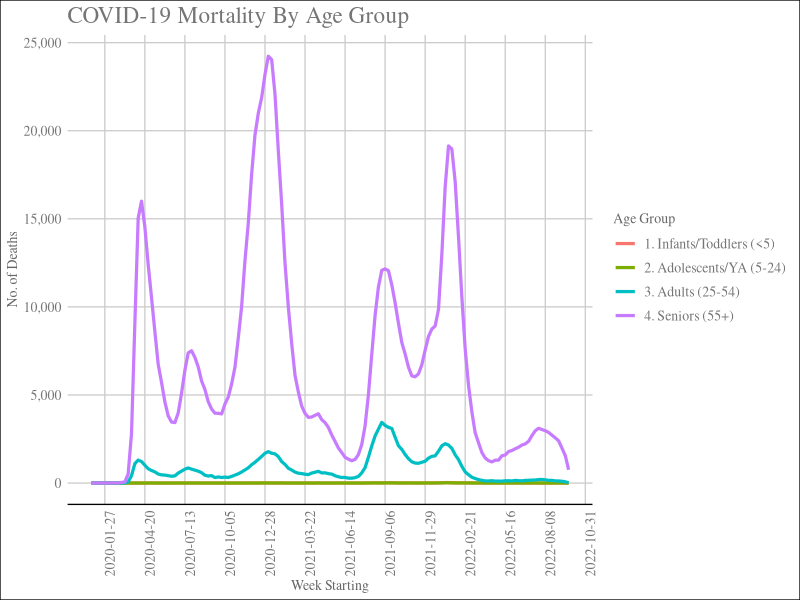
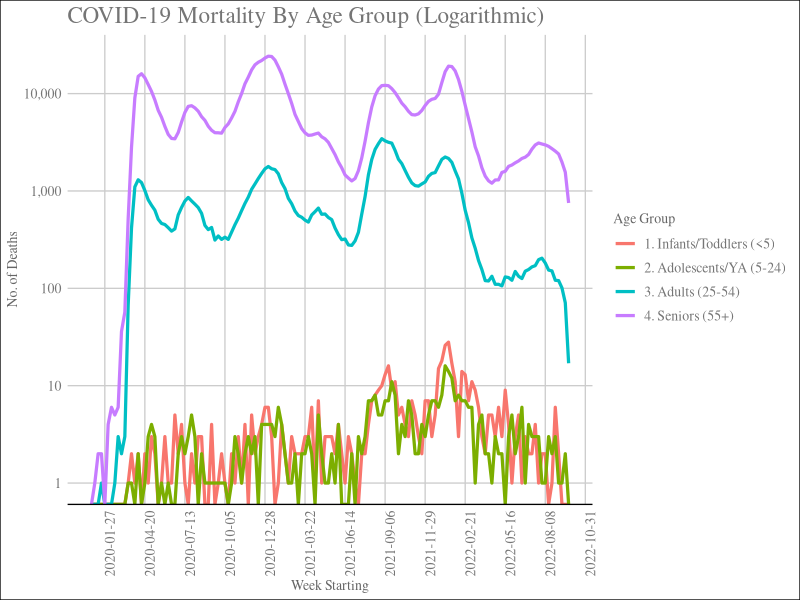
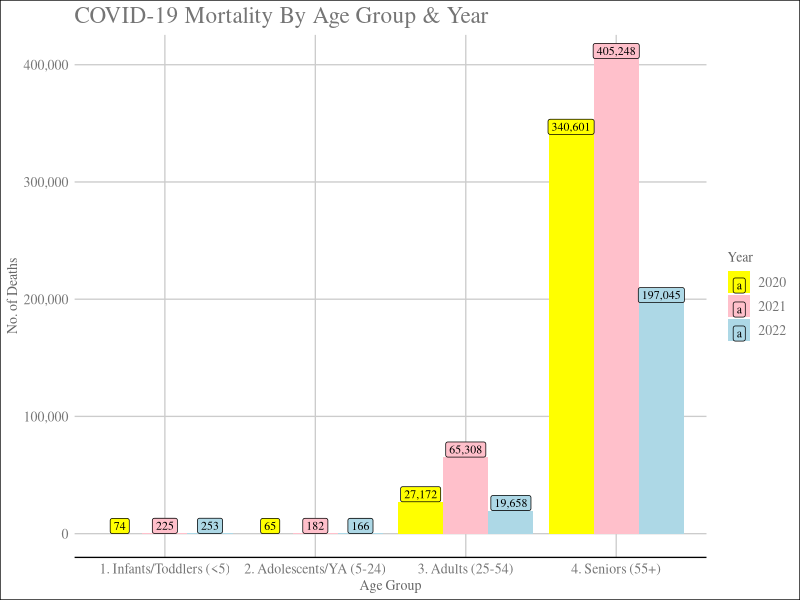
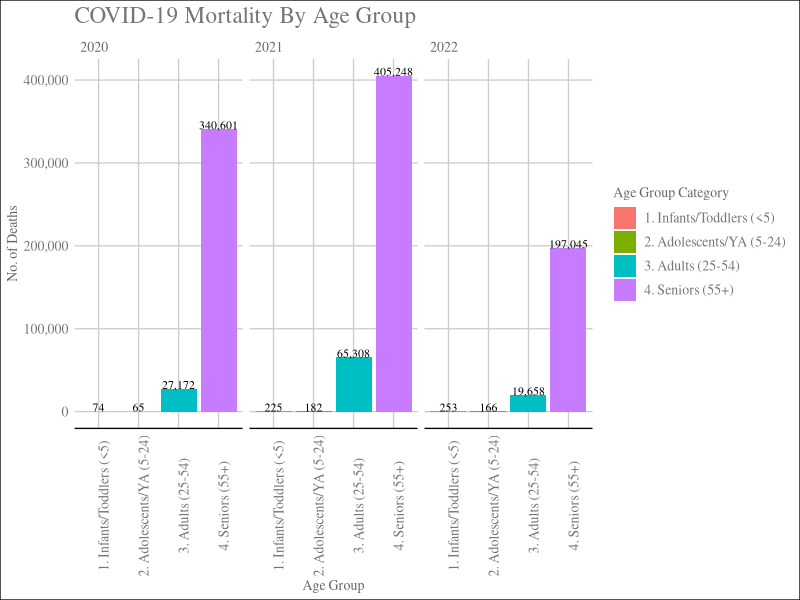
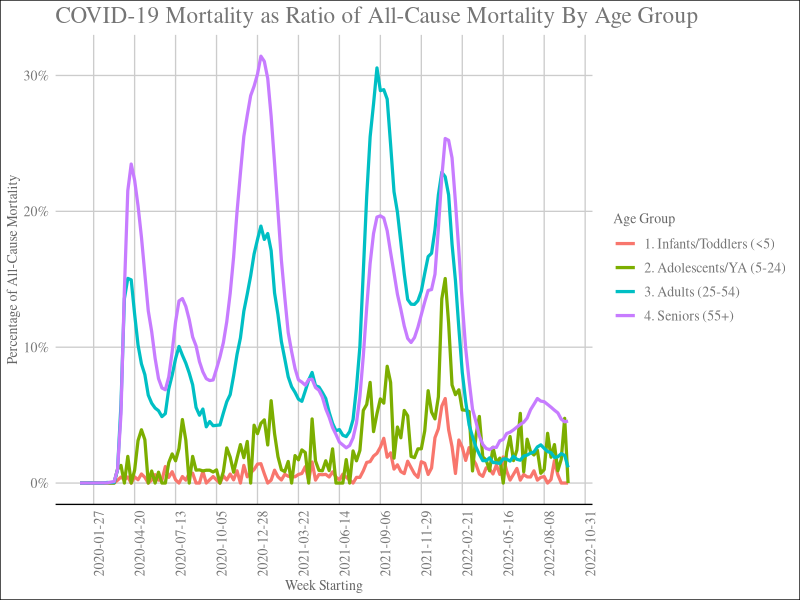
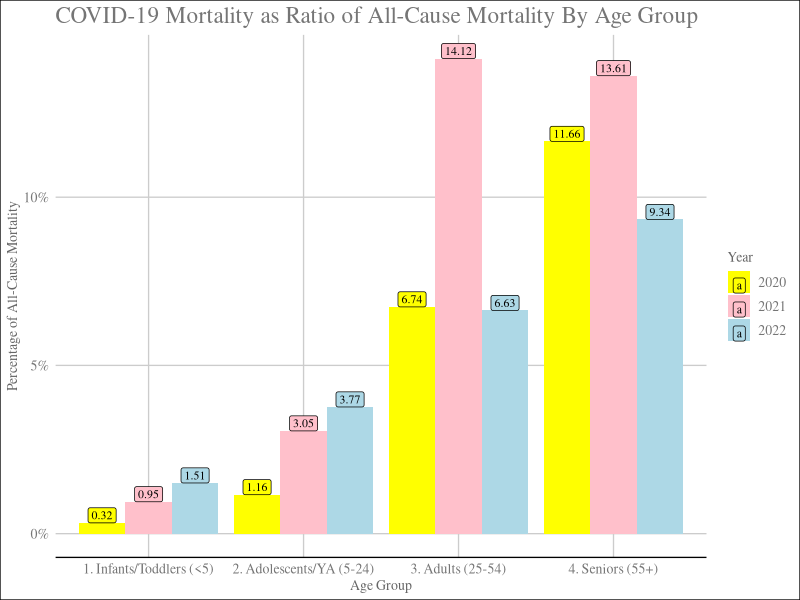
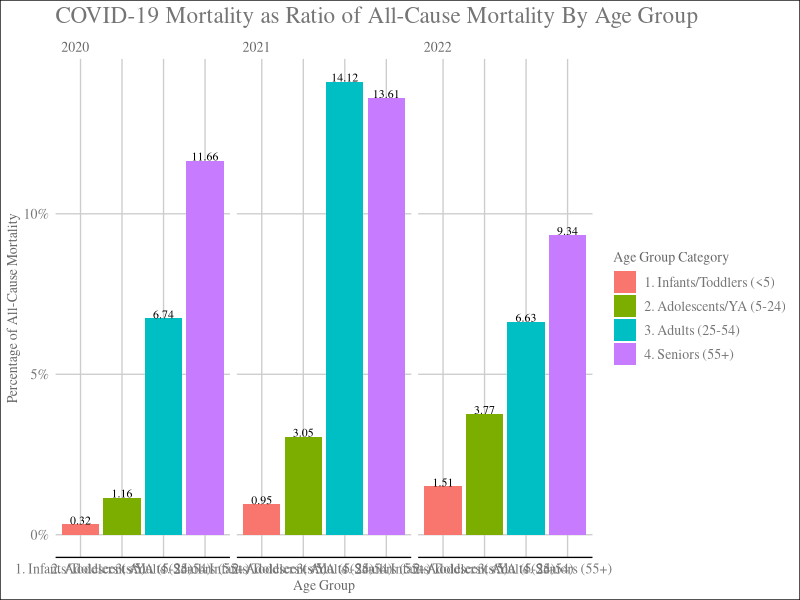
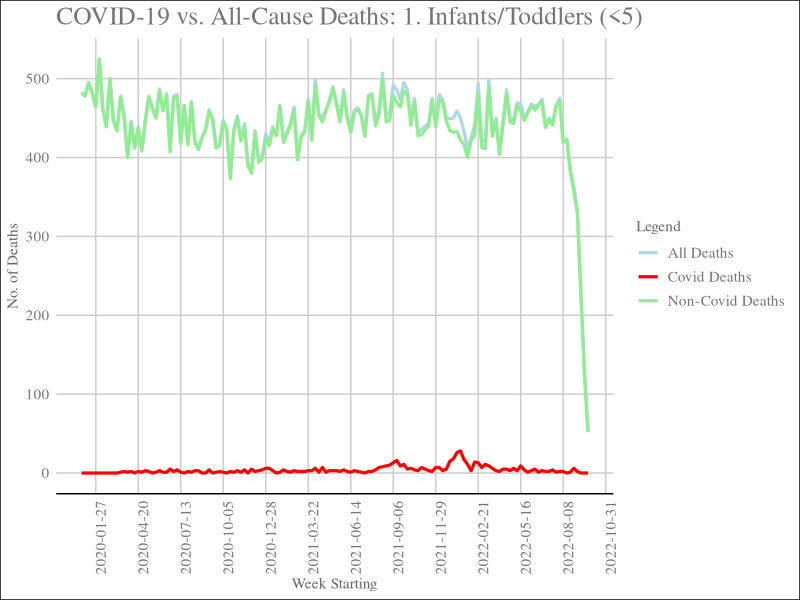

Write the R code that produced these figures, in order.
## ---- chunk 1
library(tidyverse)
library(ggthemes)
library(reshape2)
library(scales)

## ---- chunk 2
Calendar <- read_csv("Calendar.csv", 
  col_types = cols(
    Date = col_date(format = "%Y-%m-%d"), 
    Year = col_character(), 
    Month = col_integer(),
    `ISO Week` = col_integer(), 
    `Week Starting` = col_date(format = "%Y-%m-%d")
    )
  )

mortality_by_age_sex_week <- read_csv("Provisional_COVID-19_Deaths_by_Week__Sex__and_Age.csv",
  col_types = cols(
    `MMWR Week` = col_integer(),
    `End Week` = col_date(format = "%m/%d/%Y"),
    `Total Deaths` = col_integer(),
    `COVID-19 Deaths` = col_integer()
  )
)

## ---- chunk 3

mortality_df <- inner_join(mortality_by_age_sex_week, Calendar, by = c("End Week" = "Date"))

mortality_df <- mortality_df %>% filter(`Age Group` != "All Ages" & `Sex` == "All Sex")

mortality_df$`Age Group Category` <- "3. Adults (25-54)"
mortality_df$`Age Group Category`[mortality_df$`Age Group` %in% c("Under 1 year", "1-4 Years") ] <- "1. Infants/Toddlers (<5)"
mortality_df$`Age Group Category`[mortality_df$`Age Group` %in% c("5-14 Years", "14-24 Years") ] <- "2. Adolescents/YA (5-24)"
mortality_df$`Age Group Category`[mortality_df$`Age Group` %in% c("55-64 Years", "65-74 Years", "75-84 Years", "85 Years and Over") ] <- "4. Seniors (55+)"


## ---- chunk 4


mortality_df_weekly_total =  (mortality_df %>% 
                      group_by(`Week Starting`) %>%
                        summarize(
                          total_deaths_for_week = sum(replace_na(`Total Deaths`, 0)),
                          total_covid_deaths_for_week = sum(replace_na(`COVID-19 Deaths`,0))
                        )
                  )

mortality_df <- inner_join(mortality_df, mortality_df_weekly_total, by = c("Week Starting" = "Week Starting"))

mortality_df_weekly_total_age_group_category =  (mortality_df %>% 
                      group_by(`Age Group Category`, `Week Starting`) %>%
                        summarize(
                          total_covid_deaths_by_agc = sum(replace_na(`COVID-19 Deaths`,0)),
                          total_all_cause_deaths_by_agc = sum(replace_na(`Total Deaths`,0)),
                          total_all_non_covid_deaths_by_agc = total_all_cause_deaths_by_agc - total_covid_deaths_by_agc
                        )
                  )

mortality_df_yearly_total_age_group_category = (mortality_df %>% 
                      group_by(`Age Group Category`, `Year`) %>%
                        summarize(
                          total_covid_deaths = sum(replace_na(`COVID-19 Deaths`,0)),
                          total_all_cause_deaths = sum(replace_na(`Total Deaths`,0)),
                          covid_all_deaths_ratio = total_covid_deaths / total_all_cause_deaths,
                          covid_all_deaths_pct = round(covid_all_deaths_ratio * 100, digits = 2)
                        )
                  )

mortality_summary_df <- inner_join(mortality_df_weekly_total_age_group_category, 
                                   mortality_df_weekly_total, 
                                   by = c("Week Starting" = "Week Starting"))

mortality_summary_df$covid_all_deaths_ratio <- replace_na(
  mortality_summary_df$total_covid_deaths_by_agc / mortality_summary_df$total_all_cause_deaths_by_agc, 0)
mortality_summary_df$covid_all_deaths_pct <- mortality_summary_df$covid_all_deaths_ratio * 100

mortality_summary_df$covid_deaths_ratio <- replace_na(
  mortality_summary_df$total_covid_deaths_by_agc / mortality_summary_df$total_covid_deaths_for_week, 0)
mortality_summary_df$covid_deaths_pct <- mortality_summary_df$covid_deaths_ratio * 100


## ---- chunk 5

df_filtered <- mortality_summary_df 

## ---- chunk 6

p <- ggplot(df_filtered,
              mapping = aes(x=`Week Starting`,
                            y=total_covid_deaths_by_agc,
                            color=`Age Group Category`))

p <- p + geom_line(aes(color = `Age Group Category`), size = 1.1)

p <- p + labs(title = "COVID-19 Mortality By Age Group", 
              x = "Week Starting", 
              y = "No. of Deaths",
              color = "Age Group")
p <- p + scale_x_date(date_breaks = "12 weeks",
                      date_labels = "%Y-%m-%d")

p <- p + scale_y_continuous(label=comma)

p <- p + theme_gdocs(base_size = 10, base_family = "serif")
p <- p + theme(axis.text.x=element_text(angle=90))
p

## ---- chunk 7

p <- ggplot(df_filtered, 
              mapping = aes(x=`Week Starting`, 
                            y=total_covid_deaths_by_agc, 
                            color=`Age Group Category`)) 

p <- p + geom_line(aes(color = `Age Group Category`), size = 1.1)

p <- p + labs(title = "COVID-19 Mortality By Age Group (Logarithmic)", 
              x = "Week Starting", 
              y = "No. of Deaths",
              color = "Age Group")
p <- p + scale_x_date(date_breaks = "12 weeks",
                      date_labels = "%Y-%m-%d")

p <- p + scale_y_log10(label=comma)

p <- p + theme_gdocs(base_size = 10, base_family = "serif")
p <- p + theme(axis.text.x=element_text(angle=90))
p
## ---- chunk 8

p <- ggplot(mortality_df_yearly_total_age_group_category, 
              mapping = aes(x=`Age Group Category`, 
                            y=total_covid_deaths, 
                            fill=`Year`,
                            label=total_covid_deaths)) 

p <- p + geom_col(position="dodge")
p <- p + geom_label(aes(label=scales::comma(total_covid_deaths)), vjust=0, size=3, family="serif", position=position_dodge(width=.9))

p <- p + labs(title = "COVID-19 Mortality By Age Group & Year", 
              x = "Age Group", 
              y = "No. of Deaths")

p <- p + scale_y_continuous(label=comma)
p <- p + scale_fill_manual(values = c("yellow", "pink", "lightblue"))

p <- p + theme_gdocs(base_size = 10, base_family = "serif")
p


## ---- chunk 9

p <- ggplot(mortality_df_yearly_total_age_group_category, 
              mapping = aes(x=`Age Group Category`, 
                            y=total_covid_deaths, 
                            fill=`Age Group Category`,
                            label=total_covid_deaths)) 

p <- p + geom_col(position="dodge")
p <- p + geom_text(aes(label=scales::comma(total_covid_deaths)), vjust=0, size=3, family="serif", position=position_dodge(width=.9))

p <- p + labs(title = "COVID-19 Mortality By Age Group", 
              y = "No. of Deaths",
              x = "Age Group")

p <- p + scale_y_continuous(label=comma)
p <- p + facet_wrap(Year~.)
p <- p + theme_gdocs(base_size = 10, base_family = "serif")
p <- p + theme(axis.text.x=element_text(angle=90))
p


## ---- chunk 10

p <- ggplot(df_filtered,
              mapping = aes(x=`Week Starting`,
                            y=covid_all_deaths_ratio,
                            color=`Age Group Category`))
p <- p + geom_line(aes(color = `Age Group Category`), size = 1.1)

p <- p + labs(title = "COVID-19 Mortality as Ratio of All-Cause Mortality By Age Group", 
              x = "Week Starting", 
              y = "Percentage of All-Cause Mortality",
              color = "Age Group")

p <- p + scale_x_date(date_breaks = "12 weeks",
                      date_labels = "%Y-%m-%d")

p <- p + scale_y_continuous(labels = function(x) paste0(x*100, "%"))

p <- p + theme_gdocs(base_size = 10, base_family = "serif")
p <- p + theme(axis.text.x=element_text(angle=90))
p

## ---- chunk 11

p <- ggplot(mortality_df_yearly_total_age_group_category, 
              mapping = aes(x=`Age Group Category`, 
                            y=covid_all_deaths_ratio, 
                            fill=`Year`,
                            label=covid_all_deaths_pct)) 

p <- p + geom_col(position="dodge")
p <- p + geom_label(vjust=0, size=3, family="serif", position=position_dodge(width=.9))

p <- p + labs(title = "COVID-19 Mortality as Ratio of All-Cause Mortality By Age Group", 
              x = "Age Group", 
              y = "Percentage of All-Cause Mortality")

p <- p + scale_y_continuous(labels = function(x) paste0(x*100, "%"))
p <- p + scale_fill_manual(values = c("yellow", "pink", "lightblue"))

p <- p + theme_gdocs(base_size = 10, base_family = "serif")
p


## ---- chunk 12

p <- ggplot(mortality_df_yearly_total_age_group_category, 
              mapping = aes(x=`Age Group Category`, 
                            y=covid_all_deaths_ratio, 
                            fill=`Age Group Category`,
                            label=covid_all_deaths_pct)) 

p <- p + geom_col(position="dodge")
p <- p + geom_text(vjust=0, size=3, family="serif", position=position_dodge(width=.9))

p <- p + labs(title = "COVID-19 Mortality as Ratio of All-Cause Mortality By Age Group", 
              y = "Percentage of All-Cause Mortality",
              x = "Age Group")

p <- p + scale_y_continuous(labels = function(x) paste0(x*100, "%"))
p <- p + facet_wrap(Year~.)


p <- p + theme_gdocs(base_size = 10, base_family = "serif")
p


## ---- chunk 13

show_weekly_covid_vs_all_cause_mortality <- function (age_category_group) {

  target_agc = filter(df_filtered, `Age Group Category` == age_category_group)
  
  target_agc.melted = melt(target_agc, id = "Week Starting")
  target_agc.melted = filter(target_agc.melted, 
                                variable %in% c("total_covid_deaths_by_agc", 
                                                "total_all_cause_deaths_by_agc", 
                                                "total_all_non_covid_deaths_by_agc"))
  target_agc.melted$value = as.numeric(target_agc.melted$value)
  target_agc.melted$variable = as.character(target_agc.melted$variable)
  
  target_agc.melted$variable[target_agc.melted$variable == "total_covid_deaths_by_agc"] <- "Covid Deaths"
  target_agc.melted$variable[target_agc.melted$variable == "total_all_cause_deaths_by_agc"] <- "All Deaths"
  target_agc.melted$variable[target_agc.melted$variable == "total_all_non_covid_deaths_by_agc"] <- "Non-Covid Deaths"
  
  p <- ggplot(target_agc.melted, 
                mapping = aes(x=`Week Starting`, 
                              y=value, 
                              color = variable, 
                              fill = variable
                          )
              ) 
  p <- p + geom_line(size = 1.1)
  p <- p + labs(title = paste("COVID-19 vs. All-Cause Deaths:", age_category_group), 
                x = "Week Starting", 
                y = "No. of Deaths",
                color = "Legend",
                fill = "Legend"
                
          )
  p <- p + scale_x_date(date_breaks = "12 weeks",
                        date_labels = "%Y-%m-%d")
  p <- p + scale_y_continuous(label=comma)
  p <- p + scale_fill_manual(values = c("lightblue", "red", "lightgreen"))
  p <- p + scale_color_manual(values = c("lightblue", "red", "lightgreen"))
  p <- p + theme_gdocs(base_size = 11, base_family = "serif")
  p <- p + theme(axis.text.x=element_text(angle=90))
  
  relation = lm(target_agc$total_all_cause_deaths_by_agc ~ target_agc$total_covid_deaths_by_agc)
  print(age_category_group)
  print(summary(relation))
  
  return(p)
  
}

show_weekly_covid_vs_all_cause_mortality("1. Infants/Toddlers (<5)")
show_weekly_covid_vs_all_cause_mortality("2. Adolescents/YA (5-24)")
show_weekly_covid_vs_all_cause_mortality("3. Adults (25-54)")
show_weekly_covid_vs_all_cause_mortality("4. Seniors (55+)")

